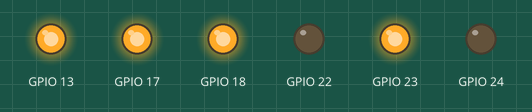
Simulated run of this program. Board: Raspberry Pi (BCM pin numbers). Parts: output pins drawn as LEDs (lit = HIGH). At 15.0 s the program stops and its outputs stay as they are.

Above: at 0.1 s.
At 2.1 s:
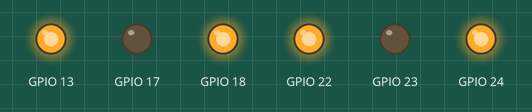
At 13.1 s:
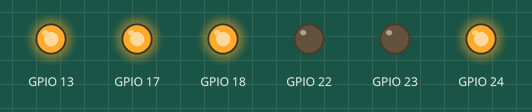
At 14.1 s:
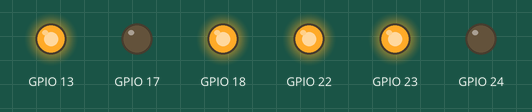
At 15.1 s:
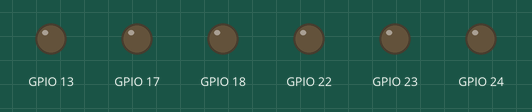
Timing chart, 0 to 16.5 s (numbered marks = the images above):
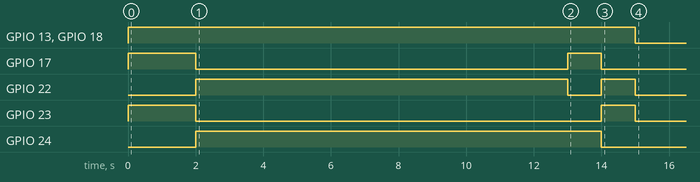

Measured:
- by itself, GPIO 13, GPIO 18: LOW → HIGH at 0.00 s, → LOW 15.0 s later
- by itself, GPIO 17: LOW → HIGH at 0.00 s, → LOW 2.0 s later, → HIGH 11.0 s later, → LOW 1.0 s later
- by itself, GPIO 22: LOW → HIGH at 2.0 s, → LOW 11.0 s later, → HIGH 1.0 s later, → LOW 1.0 s later
- by itself, GPIO 23: LOW → HIGH at 0.00 s, → LOW 2.0 s later, → HIGH 12.0 s later, → LOW 1.0 s later
- by itself, GPIO 24: LOW → HIGH at 2.0 s, → LOW 12.0 s later

The program:

____.py
```python
import RPi.GPIO as gpio
import time
gpio.setwarnings(False)
def init():
    gpio.setmode(gpio.BCM)
    gpio.setup(17,gpio.OUT)#设置GPIO17（IN1）为输出
    gpio.setup(22,gpio.OUT)#设置GPIO22（IN2）为输出
    gpio.setup(23,gpio.OUT)#设置GPIO23（IN3）为输出
    gpio.setup(24,gpio.OUT)#设置GPIO24（IN4）为输出

    gpio.setup(13,gpio.OUT)#设置ENA为输出
    gpio.setup(18,gpio.OUT)#设置ENB为输出

def fd(t):
    '''小车前进'''
    init()
    gpio.output(13,1)#设置ENA输出为1
    gpio.output(18,1)#设置ENB输出为1
    gpio.output(17,True)#设置IN1为1
    gpio.output(22,False)#设置IN2为0
    gpio.output(23,True)#设置IN3为1
    gpio.output(24,False)#设置IN4为0

    time.sleep(t)
    gpio.cleanup()

def bd(t):
    '''小车后退'''
    init()
    gpio.output(13,1)#设置ENA输出为1
    gpio.output(18,1)#设置ENB输出为1
    gpio.output(17,False)#设置IN1为0
    gpio.output(22,True)#设置IN2为1
    gpio.output(23,False)#设置IN3为0
    gpio.output(24,True)#设置IN4为1

    time.sleep(t)
    gpio.cleanup()

def rt(t):
    '''小车右转'''
    init()
    gpio.output(13,1)#设置ENA输出为1
    gpio.output(18,1)#设置ENB输出为1
    gpio.output(17,False)#设置IN1为0
    gpio.output(22,True)#设置IN2为1
    gpio.output(23,True)#设置IN3为1
    gpio.output(24,False)#设置IN4为0

    time.sleep(t)
    gpio.cleanup()

def lt(t):
    '''小车左转'''
    init()
    gpio.output(13,1)#设置ENA输出为1
    gpio.output(18,1)#设置ENB输出为1
    gpio.output(17,True)#设置IN1为1
    gpio.output(22,False)#设置IN2为0
    gpio.output(23,False)#设置IN3为0
    gpio.output(24,True)#设置IN4为1

    time.sleep(t)
    gpio.cleanup()
fd(2)
bd(11)
lt(1)
rt(1)
```
